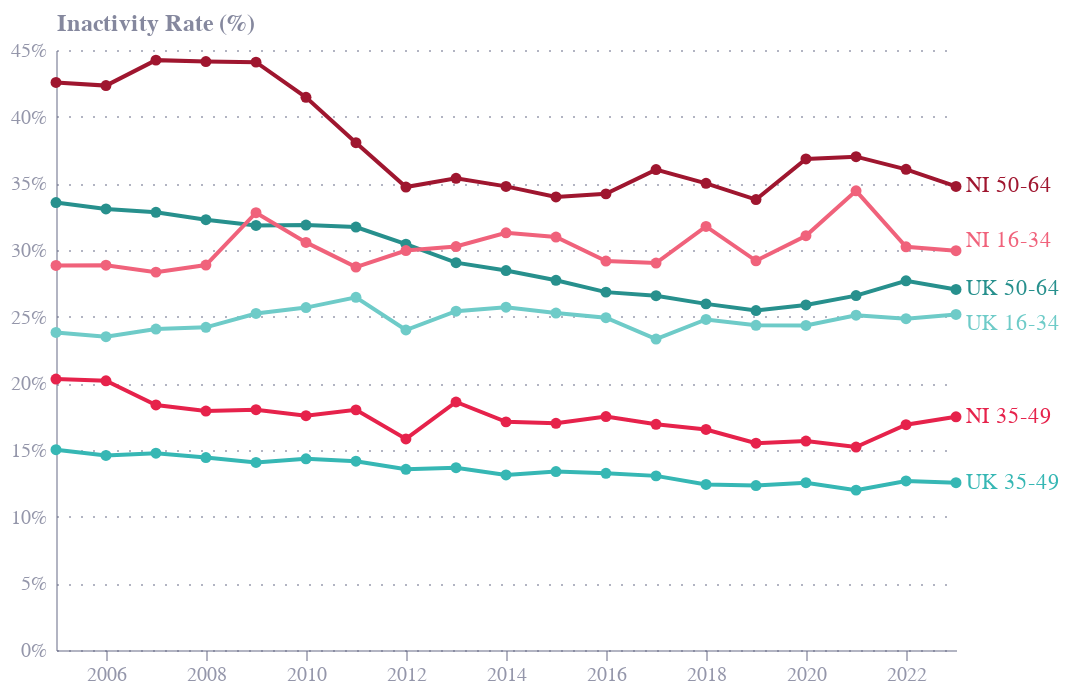

Notebook source saved alongside this figure:
### Markdown cell above
# Fig 2

### Code cell
df = pd.read_csv("fig2.csv")
df.series.unique()
df = df[df.series.isin(['UK 16-34', 'UK 35-49', 'UK 50-64', 'NI 16-34', 'NI 35-49',
       'NI 50-64'])]
df

df['label'] = np.where(df['date'] == 2023, df.series, '')
df['date'] = pd.to_datetime(df['date'], format='%Y')

base = alt.Chart(df).encode(
    x=alt.X('date:T', title=''),
    y=alt.Y('value:Q', title='Inactivity Rate (%)', axis=alt.Axis(format='%')),
    color=alt.Color('series:N', title='Country', legend=None, scale=alt.Scale(range=["#f0627b", "#e6224b", "#9f162f", "#6ecbc8", "#36b7b4", "#27908d"])),
)

lines = base.mark_line(
    point=True
)

labels = base.mark_text(align='left',
                        dy=alt.expr("datum.series == 'NI 16-34' ? -5 : datum.series == 'UK 16-34' ? 5 : 0"),
                                                                          dx=5).encode(
    text='label:N'
)

chart = (lines + labels).properties(
    width=450,
    height=300
)

chart.save('charts/fig2.png', scale_factor=2.0)
chart.save('charts/fig2.json')
chart

### Figure 1 — Vega-Lite specification as saved in the notebook (floating-point values rounded to 4 significant figures)
{"config": {"font": "Circular Std", "mark": {"line": {"interpolate": "monotone"}}, "view": {"stroke": "transparent", "width": 400, "height": 300}, "range": {"category": ["#36B7B4", "#E6224B", "#F4C245", "#0063AF", "#00A767", "#179FDB", "#EB5C2E"], "diverging": ["#E6224B", "#E54753", "#C9C9C9", "#179FDB", "#122B39"], "heatmap": ["#C9C9C9", "#179FDB", "#0063AF", "#122B39"], "ordinal": ["#00A767", "#36B7B4", "#179FDB", "#0063AF", "#243B5A"]}, "axisX": {"domainColor": "#676A86", "domainOpacity": 0.5, "grid": false, "labelAngle": 0, "labelColor": "#676A86", "labelOpacity": 0.7, "orient": "bottom", "tickColor": "#676A86", "tickCount": 10, "tickOpacity": 0.5, "title": false, "titleAlign": "center", "titleAnchor": "middle", "titleColor": "#676A86", "titleFontSize": 12, "titleOpacity": 0.8, "titleY": -15}, "axisY": {"domainColor": "#676A86", "domainOpacity": 0.5, "gridColor": "#676A86", "gridDash": [1, 5], "gridOpacity": 0.5, "labelColor": "#676A86", "labelOpacity": 0.7, "labelPadding": 5, "tickColor": "#676A86", "tickCount": 8, "tickOpacity": 0.5, "ticks": false, "titleAlign": "left", "titleAngle": 0, "titleBaseline": "bottom", "titleColor": "#676A86", "titleFontSize": 12, "titleOpacity": 0.8, "titleX": 0, "titleY": -7}}, "layer": [{"mark": {"type": "line", "point": true}, "encoding": {"color": {"field": "series", "legend": null, "scale": {"range": ["#f0627b", "#e6224b", "#9f162f", "#6ecbc8", "#36b7b4", "#27908d"]}, "title": "Country", "type": "nominal"}, "x": {"field": "date", "title": "", "type": "temporal"}, "y": {"axis": {"format": "%"}, "field": "value", "title": "Inactivity Rate (%)", "type": "quantitative"}}}, {"mark": {"type": "text", "align": "left", "dx": 5, "dy": {"expr": "datum.series == 'NI 16-34' ? -5 : datum.series == 'UK 16-34' ? 5 : 0"}}, "encoding": {"color": {"field": "series", "legend": null, "scale": {"range": ["#f0627b", "#e6224b", "#9f162f", "#6ecbc8", "#36b7b4", "#27908d"]}, "title": "Country", "type": "nominal"}, "text": {"field": "label", "type": "nominal"}, "x": {"field": "date", "title": "", "type": "temporal"}, "y": {"axis": {"format": "%"}, "field": "value", "title": "Inactivity Rate (%)", "type": "quantitative"}}}], "data": {"name": "data-63e2db5e23bd80776c63f15ba1bb4ec3"}, "height": 300, "width": 450, "$schema": "https://vega.github.io/schema/vega-lite/v5.8.0.json", "datasets": {"data-63e2db5e23bd80776c63f15ba1bb4ec3": [{"date": "2005-01-01T00:00:00", "series": "UK 16-34", "value": 0.2382, "label": ""}, {"date": "2006-01-01T00:00:00", "series": "UK 16-34", "value": 0.235, "label": ""}, {"date": "2007-01-01T00:00:00", "series": "UK 16-34", "value": 0.2407, "label": ""}, {"date": "2008-01-01T00:00:00", "series": "UK 16-34", "value": 0.242, "label": ""}, {"date": "2009-01-01T00:00:00", "series": "UK 16-34", "value": 0.2524, "label": ""}, {"date": "2010-01-01T00:00:00", "series": "UK 16-34", "value": 0.2568, "label": ""}, {"date": "2011-01-01T00:00:00", "series": "UK 16-34", "value": 0.2645, "label": ""}, {"date": "2012-01-01T00:00:00", "series": "UK 16-34", "value": 0.24, "label": ""}, {"date": "2013-01-01T00:00:00", "series": "UK 16-34", "value": 0.2541, "label": ""}, {"date": "2014-01-01T00:00:00", "series": "UK 16-34", "value": 0.2571, "label": ""}, {"date": "2015-01-01T00:00:00", "series": "UK 16-34", "value": 0.2527, "label": ""}, {"date": "2016-01-01T00:00:00", "series": "UK 16-34", "value": 0.2492, "label": ""}, {"date": "2017-01-01T00:00:00", "series": "UK 16-34", "value": 0.2332, "label": ""}, {"date": "2018-01-01T00:00:00", "series": "UK 16-34", "value": 0.2479, "label": ""}, {"date": "2019-01-01T00:00:00", "series": "UK 16-34", "value": 0.2435, "label": ""}, {"date": "2020-01-01T00:00:00", "series": "UK 16-34", "value": 0.2434, "label": ""}, {"date": "2021-01-01T00:00:00", "series": "UK 16-34", "value": 0.2511, "label": ""}, {"date": "2022-01-01T00:00:00", "series": "UK 16-34", "value": 0.2485, "label": ""}, {"date": "2023-01-01T00:00:00", "series": "UK 16-34", "value": 0.2517, "label": "UK 16-34"}, {"date": "2005-01-01T00:00:00", "series": "UK 35-49", "value": 0.1502, "label": ""}, {"date": "2006-01-01T00:00:00", "series": "UK 35-49", "value": 0.1459, "label": ""}, {"date": "2007-01-01T00:00:00", "series": "UK 35-49", "value": 0.1476, "label": ""}, {"date": "2008-01-01T00:00:00", "series": "UK 35-49", "value": 0.1443, "label": ""}, {"date": "2009-01-01T00:00:00", "series": "UK 35-49", "value": 0.1407, "label": ""}, {"date": "2010-01-01T00:00:00", "series": "UK 35-49", "value": 0.1434, "label": ""}, {"date": "2011-01-01T00:00:00", "series": "UK 35-49", "value": 0.1416, "label": ""}, {"date": "2012-01-01T00:00:00", "series": "UK 35-49", "value": 0.1355, "label": ""}, {"date": "2013-01-01T00:00:00", "series": "UK 35-49", "value": 0.1367, "label": ""}, {"date": "2014-01-01T00:00:00", "series": "UK 35-49", "value": 0.1313, "label": ""}, {"date": "2015-01-01T00:00:00", "series": "UK 35-49", "value": 0.1338, "label": ""}, {"date": "2016-01-01T00:00:00", "series": "UK 35-49", "value": 0.1325, "label": ""}, {"date": "2017-01-01T00:00:00", "series": "UK 35-49", "value": 0.1306, "label": ""}, {"date": "2018-01-01T00:00:00", "series": "UK 35-49", "value": 0.1242, "label": ""}, {"date": "2019-01-01T00:00:00", "series": "UK 35-49", "value": 0.1233, "label": ""}, {"date": "2020-01-01T00:00:00", "series": "UK 35-49", "value": 0.1255, "label": ""}, {"date": "2021-01-01T00:00:00", "series": "UK 35-49", "value": 0.1199, "label": ""}, {"date": "2022-01-01T00:00:00", "series": "UK 35-49", "value": 0.1268, "label": ""}, {"date": "2023-01-01T00:00:00", "series": "UK 35-49", "value": 0.1255, "label": "UK 35-49"}, {"date": "2005-01-01T00:00:00", "series": "UK 50-64", "value": 0.3356, "label": ""}, {"date": "2006-01-01T00:00:00", "series": "UK 50-64", "value": 0.3308, "label": ""}, {"date": "2007-01-01T00:00:00", "series": "UK 50-64", "value": 0.3283, "label": ""}, {"date": "2008-01-01T00:00:00", "series": "UK 50-64", "value": 0.3227, "label": ""}, {"date": "2009-01-01T00:00:00", "series": "UK 50-64", "value": 0.3184, "label": ""}, {"date": "2010-01-01T00:00:00", "series": "UK 50-64", "value": 0.3187, "label": ""}, {"date": "2011-01-01T00:00:00", "series": "UK 50-64", "value": 0.3172, "label": ""}, {"date": "2012-01-01T00:00:00", "series": "UK 50-64", "value": 0.3044, "label": ""}, {"date": "2013-01-01T00:00:00", "series": "UK 50-64", "value": 0.2905, "label": ""}, {"date": "2014-01-01T00:00:00", "series": "UK 50-64", "value": 0.2846, "label": ""}, {"date": "2015-01-01T00:00:00", "series": "UK 50-64", "value": 0.2773, "label": ""}, {"date": "2016-01-01T00:00:00", "series": "UK 50-64", "value": 0.2684, "label": ""}, {"date": "2017-01-01T00:00:00", "series": "UK 50-64", "value": 0.2657, "label": ""}, {"date": "2018-01-01T00:00:00", "series": "UK 50-64", "value": 0.2596, "label": ""}, {"date": "2019-01-01T00:00:00", "series": "UK 50-64", "value": 0.2546, "label": ""}, {"date": "2020-01-01T00:00:00", "series": "UK 50-64", "value": 0.2588, "label": ""}, {"date": "2021-01-01T00:00:00", "series": "UK 50-64", "value": 0.2658, "label": ""}, {"date": "2022-01-01T00:00:00", "series": "UK 50-64", "value": 0.2769, "label": ""}, {"date": "2023-01-01T00:00:00", "series": "UK 50-64", "value": 0.2704, "label": "UK 50-64"}, {"date": "2005-01-01T00:00:00", "series": "NI 16-34", "value": 0.2884, "label": ""}, {"date": "2006-01-01T00:00:00", "series": "NI 16-34", "value": 0.2886, "label": ""}, {"date": "2007-01-01T00:00:00", "series": "NI 16-34", "value": 0.2834, "label": ""}, {"date": "2008-01-01T00:00:00", "series": "NI 16-34", "value": 0.2887, "label": ""}, {"date": "2009-01-01T00:00:00", "series": "NI 16-34", "value": 0.328, "label": ""}, {"date": "2010-01-01T00:00:00", "series": "NI 16-34", "value": 0.3057, "label": ""}, {"date": "2011-01-01T00:00:00", "series": "NI 16-34", "value": 0.2872, "label": ""}, {"date": "2012-01-01T00:00:00", "series": "NI 16-34", "value": 0.2996, "label": ""}, {"date": "2013-01-01T00:00:00", "series": "NI 16-34", "value": 0.3026, "label": ""}, {"date": "2014-01-01T00:00:00", "series": "NI 16-34", "value": 0.3129, "label": ""}, {"date": "2015-01-01T00:00:00", "series": "NI 16-34", "value": 0.3097, "label": ""}, {"date": "2016-01-01T00:00:00", "series": "NI 16-34", "value": 0.2917, "label": ""}, {"date": "2017-01-01T00:00:00", "series": "NI 16-34", "value": 0.2902, "label": ""}, {"date": "2018-01-01T00:00:00", "series": "NI 16-34", "value": 0.3177, "label": ""}, {"date": "2019-01-01T00:00:00", "series": "NI 16-34", "value": 0.2919, "label": ""}, {"date": "2020-01-01T00:00:00", "series": "NI 16-34", "value": 0.3107, "label": ""}, {"date": "2021-01-01T00:00:00", "series": "NI 16-34", "value": 0.3444, "label": ""}, {"date": "2022-01-01T00:00:00", "series": "NI 16-34", "value": 0.3024, "label": ""}, {"date": "2023-01-01T00:00:00", "series": "NI 16-34", "value": 0.2995, "label": "NI 16-34"}, {"date": "2005-01-01T00:00:00", "series": "NI 35-49", "value": 0.2032, "label": ""}, {"date": "2006-01-01T00:00:00", "series": "NI 35-49", "value": 0.2019, "label": ""}, {"date": "2007-01-01T00:00:00", "series": "NI 35-49", "value": 0.1838, "label": ""}, {"date": "2008-01-01T00:00:00", "series": "NI 35-49", "value": 0.1792, "label": ""}, {"date": "2009-01-01T00:00:00", "series": "NI 35-49", "value": 0.1802, "label": ""}, {"date": "2010-01-01T00:00:00", "series": "NI 35-49", "value": 0.1757, "label": ""}, {"date": "2011-01-01T00:00:00", "series": "NI 35-49", "value": 0.1801, "label": ""}, {"date": "2012-01-01T00:00:00", "series": "NI 35-49", "value": 0.1583, "label": ""}, {"date": "2013-01-01T00:00:00", "series": "NI 35-49", "value": 0.186, "label": ""}, {"date": "2014-01-01T00:00:00", "series": "NI 35-49", "value": 0.1711, "label": ""}, {"date": "2015-01-01T00:00:00", "series": "NI 35-49", "value": 0.17, "label": ""}, {"date": "2016-01-01T00:00:00", "series": "NI 35-49", "value": 0.1751, "label": ""}, {"date": "2017-01-01T00:00:00", "series": "NI 35-49", "value": 0.1693, "label": ""}, {"date": "2018-01-01T00:00:00", "series": "NI 35-49", "value": 0.1654, "label": ""}, {"date": "2019-01-01T00:00:00", "series": "NI 35-49", "value": 0.1551, "label": ""}, {"date": "2020-01-01T00:00:00", "series": "NI 35-49", "value": 0.1567, "label": ""}, {"date": "2021-01-01T00:00:00", "series": "NI 35-49", "value": 0.1522, "label": ""}, {"date": "2022-01-01T00:00:00", "series": "NI 35-49", "value": 0.169, "label": ""}, {"date": "2023-01-01T00:00:00", "series": "NI 35-49", "value": 0.1749, "label": "NI 35-49"}, {"date": "2005-01-01T00:00:00", "series": "NI 50-64", "value": 0.4257, "label": ""}, {"date": "2006-01-01T00:00:00", "series": "NI 50-64", "value": 0.4233, "label": ""}, {"date": "2007-01-01T00:00:00", "series": "NI 50-64", "value": 0.4424, "label": ""}, {"date": "2008-01-01T00:00:00", "series": "NI 50-64", "value": 0.4413, "label": ""}, {"date": "2009-01-01T00:00:00", "series": "NI 50-64", "value": 0.4409, "label": ""}, {"date": "2010-01-01T00:00:00", "series": "NI 50-64", "value": 0.4145, "label": ""}, {"date": "2011-01-01T00:00:00", "series": "NI 50-64", "value": 0.3805, "label": ""}, {"date": "2012-01-01T00:00:00", "series": "NI 50-64", "value": 0.3472, "label": ""}, {"date": "2013-01-01T00:00:00", "series": "NI 50-64", "value": 0.3538, "label": ""}, {"date": "2014-01-01T00:00:00", "series": "NI 50-64", "value": 0.3477, "label": ""}, {"date": "2015-01-01T00:00:00", "series": "NI 50-64", "value": 0.3398, "label": ""}, {"date": "2016-01-01T00:00:00", "series": "NI 50-64", "value": 0.3421, "label": ""}, {"date": "2017-01-01T00:00:00", "series": "NI 50-64", "value": 0.3603, "label": ""}, {"date": "2018-01-01T00:00:00", "series": "NI 50-64", "value": 0.35, "label": ""}, {"date": "2019-01-01T00:00:00", "series": "NI 50-64", "value": 0.3378, "label": ""}, {"date": "2020-01-01T00:00:00", "series": "NI 50-64", "value": 0.3683, "label": ""}, {"date": "2021-01-01T00:00:00", "series": "NI 50-64", "value": 0.37, "label": ""}, {"date": "2022-01-01T00:00:00", "series": "NI 50-64", "value": 0.3605, "label": ""}, {"date": "2023-01-01T00:00:00", "series": "NI 50-64", "value": 0.3477, "label": "NI 50-64"}]}}
